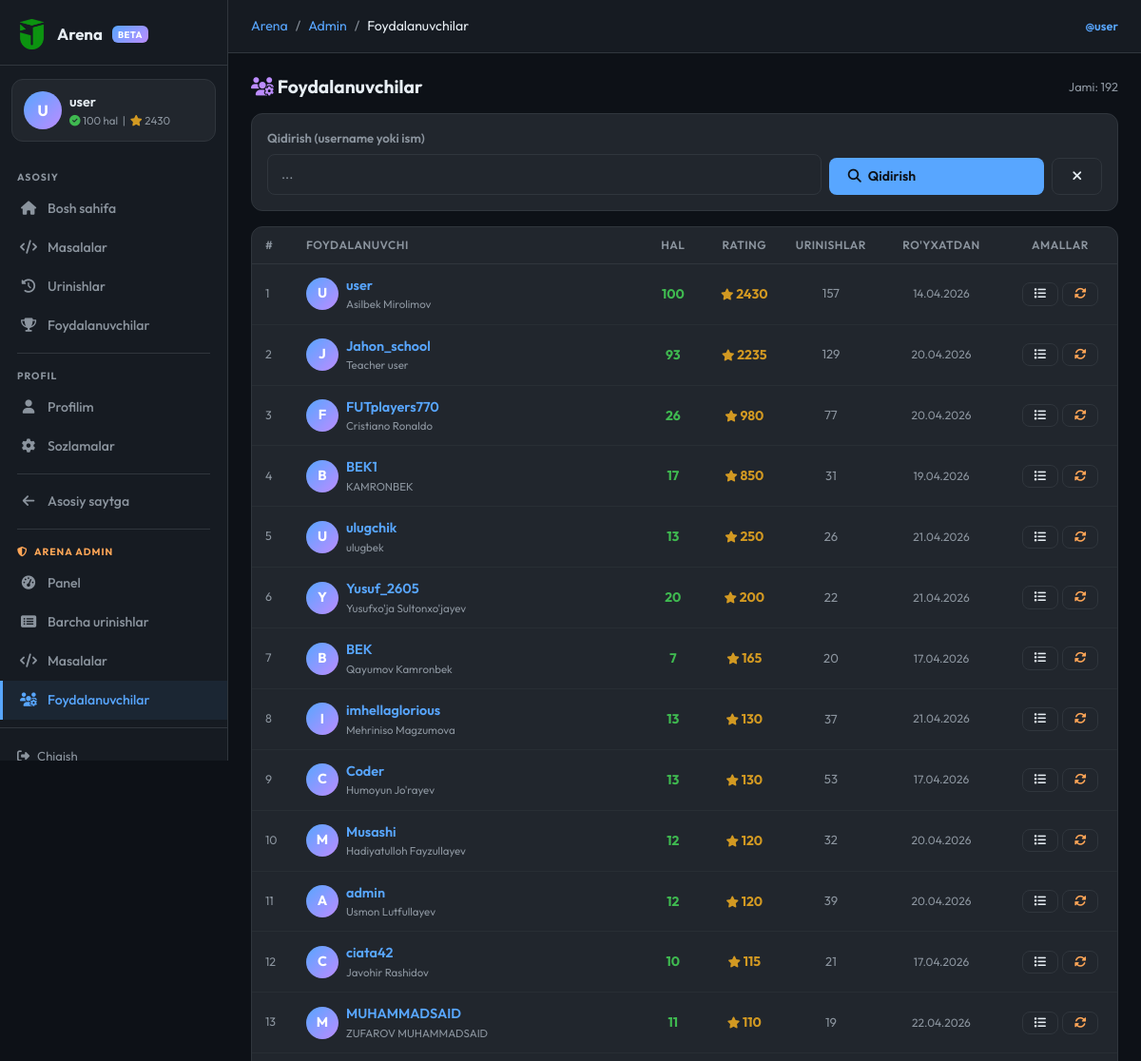
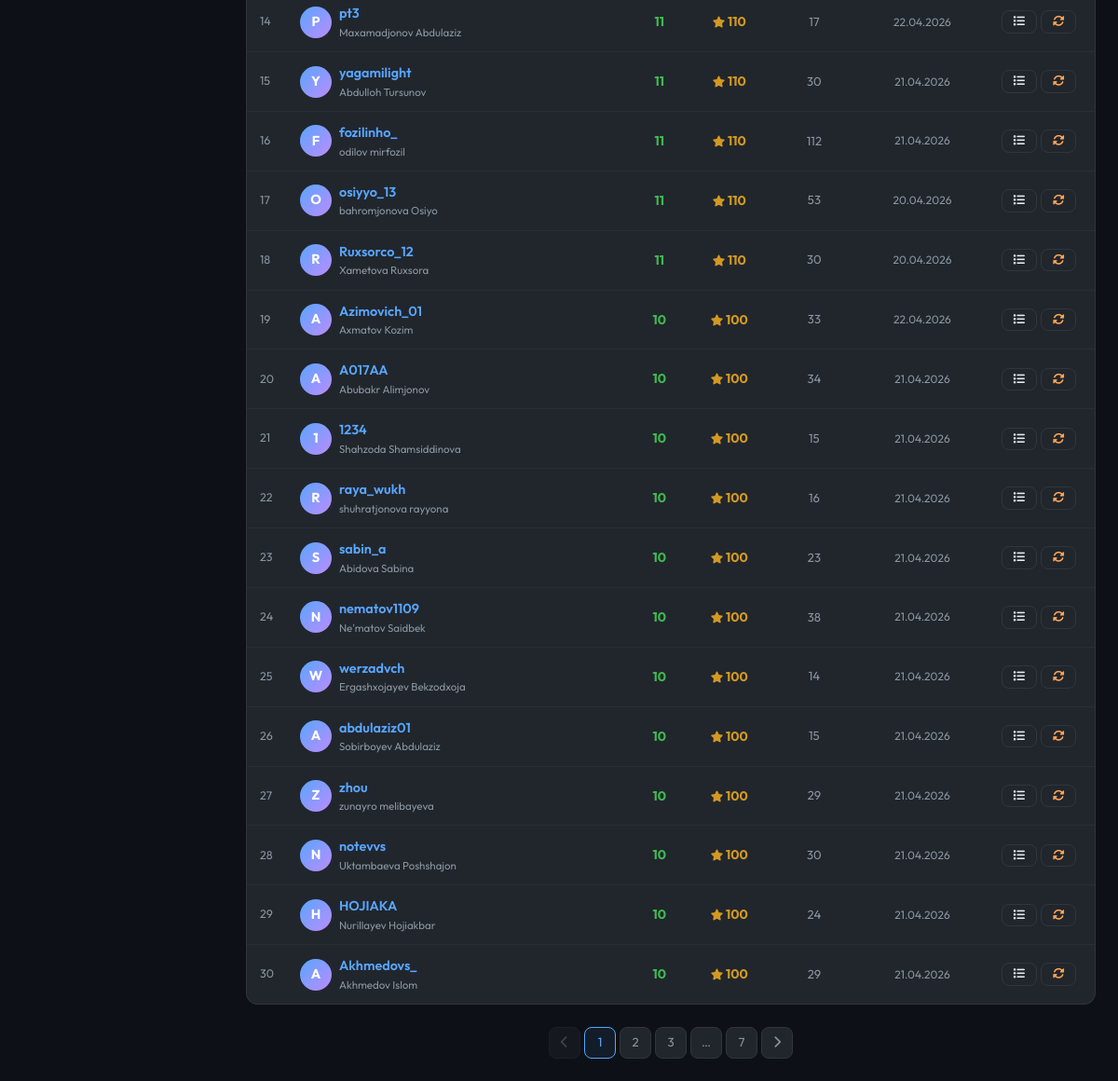
The page /arena/admin/users (signed in) on the database as committed earlier (2 pictures, top to bottom).
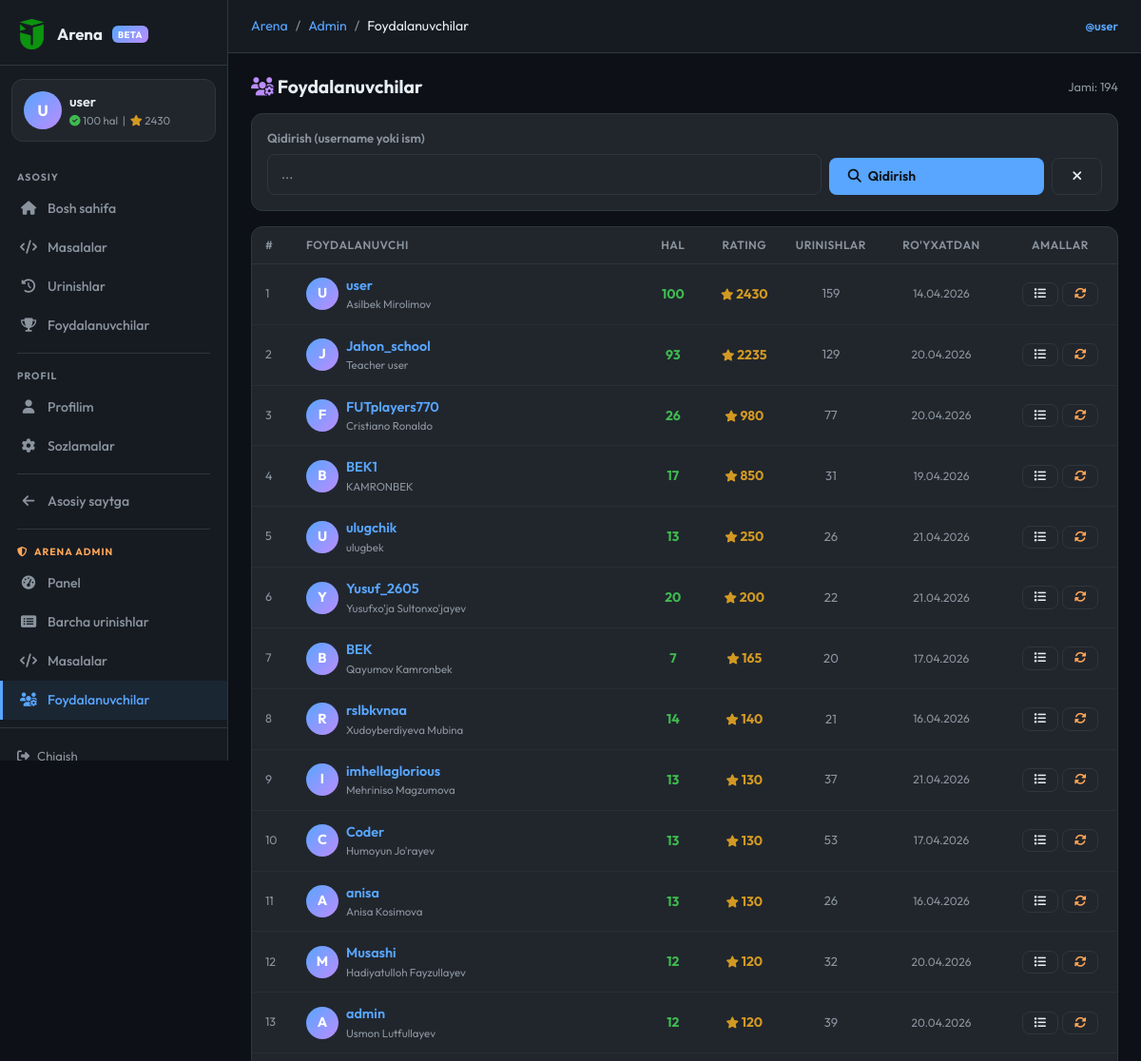
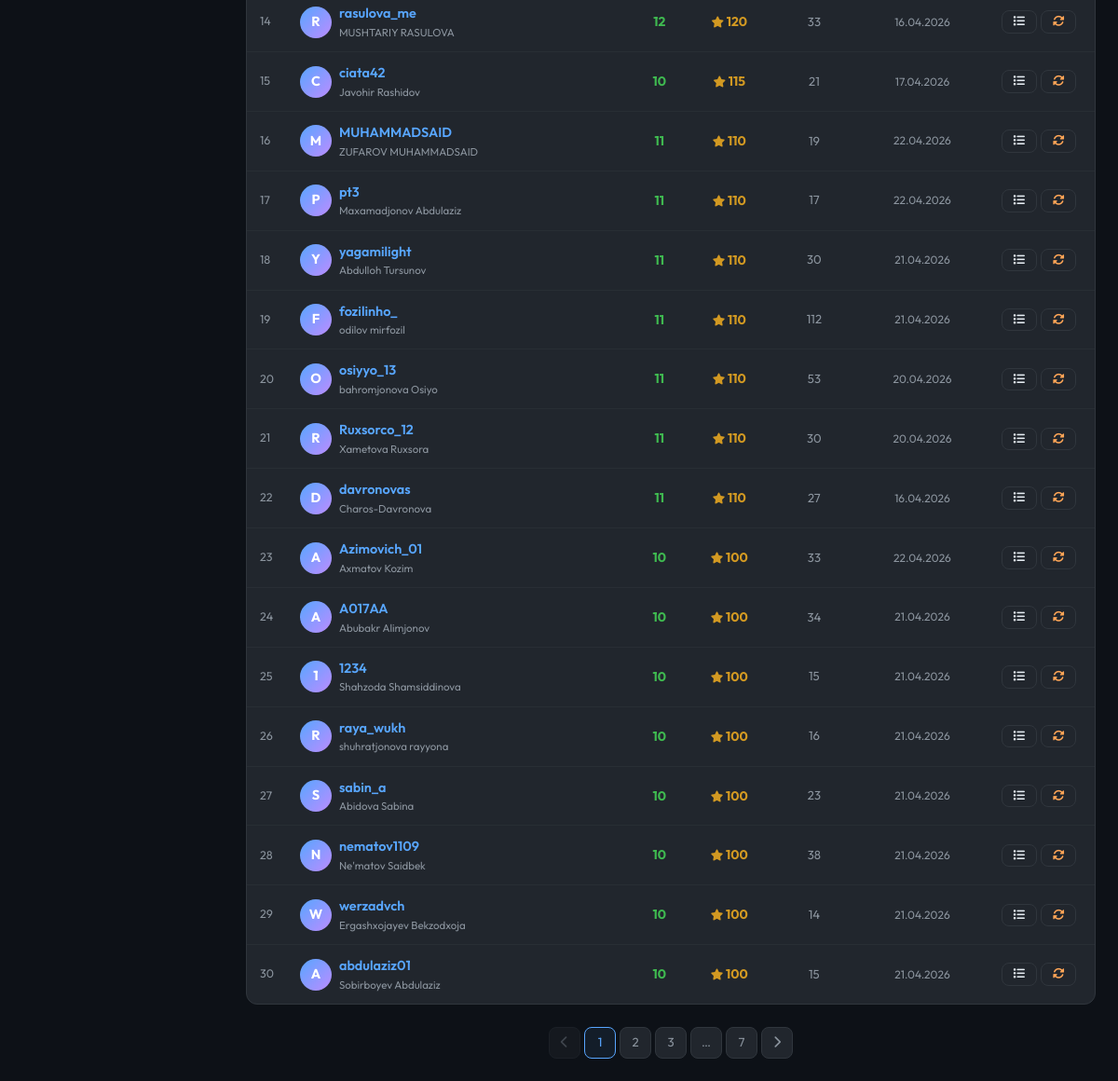
The same page on the database as committed later (2 pictures, top to bottom).
### models.py (models this page shows, shortened)
class ArenaUser(db.Model):
    __tablename__ = 'arena_users'
    id = db.Column(db.Integer, primary_key=True)
    username = db.Column(db.String(50), unique=True, nullable=False)
    full_name = db.Column(db.String(100), nullable=False)
    age = db.Column(db.Integer)
    password_hash = db.Column(db.String(256), nullable=False)
    bio = db.Column(db.Text, default='')
    rating = db.Column(db.Integer, default=0)
    problems_solved = db.Column(db.Integer, default=0)
    total_stars = db.Column(db.Integer, default=0)
    created_at = db.Column(db.DateTime, default=tashkent_now)
    last_seen = db.Column(db.DateTime, default=tashkent_now)
    submissions = db.relationship('ArenaSubmission', backref='user', lazy='dynamic')
    __table_args__ = (
        db.Index('ix_arena_user_username', 'username'),
        db.Index('ix_arena_user_rating', 'rating'),
    )

### routes/arena.py (the view)
@arena_bp.route('/admin/users')
@arena_admin_required
def arena_admin_users():
    search = request.args.get('q', '').strip()
    page   = request.args.get('page', 1, type=int)
    q = ArenaUser.query
    if search:
        q = q.filter(ArenaUser.username.ilike(f'%{search}%') |
                     ArenaUser.full_name.ilike(f'%{search}%'))
    q = q.order_by(ArenaUser.rating.desc(), ArenaUser.problems_solved.desc())
    paginated = q.paginate(page=page, per_page=30, error_out=False)
    return render_template('arena/admin_users.html',
                           users=paginated,
                           search=search)

### models.py (called while the page is built)
def tashkent_now():
    return datetime.utcnow() + timedelta(hours=5)

### routes/arena.py (called while the page is built)
def _current_user():
    uid = session.get('arena_user_id')
    if not uid:
        return None
    return ArenaUser.query.get(uid)

def _is_arena_admin():
    u = _current_user()
    return u is not None and u.username.lower() == ARENA_ADMIN_USERNAME

def arena_admin_required(f):
    @wraps(f)
    def decorated(*args, **kwargs):
        if not _is_arena_admin():
            abort(403)
        return f(*args, **kwargs)
    return decorated

@arena_bp.context_processor
def _inject():
    u = _current_user()
    if u:
        u.last_seen = tashkent_now()
        try:
            db.session.commit()
        except Exception:
            db.session.rollback()
    return dict(arena_user=u, is_arena_admin=_is_arena_admin())

### templates/arena/admin_users.html (shortened to what the changed rows need)
{% extends "arena/base.html" %}
{% block content %}
<div class="d-flex align-items-center justify-content-between mb-3 flex-wrap gap-2">
  <h2 style="font-size:1.2rem; font-weight:700; margin:0;">
    <i class="fas fa-users-cog" style="color:var(--ar-purple);"></i> Foydalanuvchilar
  </h2>
  <div style="font-size:.8rem; color:var(--ar-muted);">Jami: {{ users.total }}</div>
</div>
<div class="ar-card">
  <table class="ar-table">
    <thead><tr>
      <th style="width:40px">#</th>
      <th>Foydalanuvchi</th>
      <th style="width:70px; text-align:center">Hal</th>
      <th style="width:80px; text-align:center">Rating</th>
      <th style="width:80px; text-align:center">Urinishlar</th>
      <th style="width:130px; text-align:center">Ro'yxatdan</th>
      <th style="width:120px; text-align:center">Amallar</th>
    </tr></thead>
    <tbody>
    {% for u in users.items %}
    <tr>
      <td style="color:var(--ar-muted); font-size:.78rem;">{{ loop.index + (users.page - 1) * 30 }}</td>
      <td>
        <div class="d-flex align-items-center gap-2">
          <div style="width:34px;height:34px;border-radius:50%;background:linear-gradient(135deg,#58a6ff,#bc8cff);display:flex;align-items:center;justify-content:center;font-weight:700;font-size:.9rem;color:#fff;flex-shrink:0;">
            {{ u.username[0].upper() }}
          </div>
          <div>
            <a href="{{ url_for('arena.profile', username=u.username) }}"
               style="color:var(--ar-primary); text-decoration:none; font-weight:600; font-size:.9rem;">
              {{ u.username }}
            </a>
            <div style="font-size:.72rem; color:var(--ar-muted);">{{ u.full_name }}</div>
          </div>
        </div>
      </td>
      <td style="text-align:center;">
        <span style="color:var(--ar-green); font-weight:700;">{{ u.problems_solved }}</span>
      </td>
      <td style="text-align:center;">
        <span style="color:var(--ar-yellow); font-weight:700;">
          <i class="fas fa-star" style="font-size:.75rem;"></i> {{ u.rating }}
        </span>
      </td>
      <td style="text-align:center; color:var(--ar-muted); font-size:.82rem;">
        {{ u.submissions.count() }}
      </td>
      <td style="text-align:center; color:var(--ar-muted); font-size:.75rem; white-space:nowrap;">
        {{ u.created_at.strftime('%d.%m.%Y') }}
      </td>
      <td style="text-align:center;">
        <div class="d-flex gap-1 justify-content-center">
          <a href="{{ url_for('arena.arena_admin_submissions') }}?user={{ u.username }}"
             class="ar-btn ar-btn-sm ar-btn-outline" title="Urinishlarini ko'rish">
            <i class="fas fa-list"></i>
          </a>
          <form method="POST"
                action="{{ url_for('arena.arena_admin_user_recalc', uid=u.id) }}"
                onsubmit="return confirm('{{ u.username }} statistikasini qayta hisoblaysizmi?')">
            <button type="submit" class="ar-btn ar-btn-sm ar-btn-outline"
                    title="Statistikani qayta hisoblash"
                    style="color:var(--ar-orange);">
              <i class="fas fa-sync-alt"></i>
            </button>
          </form>
        </div>
      </td>
    </tr>
    {% endfor %}
    </tbody>
  </table>
</div>
{% if users.pages > 1 %}
<div class="d-flex justify-content-center mt-4">
  <div class="ar-pagination">
    <a href="{{ url_for('arena.arena_admin_users', page=users.prev_num, q=search) }}"
       class="ar-page-btn {% if not users.has_prev %}disabled{% endif %}">
      <i class="fas fa-chevron-left"></i>
    </a>
    {% for pg in users.iter_pages(left_edge=1, right_edge=1, left_current=2, right_current=2) %}
      {% if pg %}
        <a href="{{ url_for('arena.arena_admin_users', page=pg, q=search) }}"
           class="ar-page-btn {% if pg == users.page %}active{% endif %}">{{ pg }}</a>
      {% else %}
        <span class="ar-page-btn" style="pointer-events:none;">…</span>
      {% endif %}
    {% endfor %}
    <a href="{{ url_for('arena.arena_admin_users', page=users.next_num, q=search) }}"
       class="ar-page-btn {% if not users.has_next %}disabled{% endif %}">
      <i class="fas fa-chevron-right"></i>
    </a>
  </div>
</div>
{% endif %}
{% endblock %}

### templates/arena/base.html (shortened to what the changed rows need)
<!DOCTYPE html>
<html lang="uz">
<head>
  {% set _site_name = "Jahon School Arena — Asilbek Mirolimov" %}
  {% set _base_url  = (config.get("PUBLIC_BASE_URL","") or request.url_root).rstrip("/") %}
  {% set _default_desc = "Jahon School Arena — Asilbek Mirolimov tomonidan yaratilgan dasturlash platformasi. Masalalarni yeching, bilimingizni sinang, reytingda yuqoriga chiqing." %}
  {% set _default_kw   = "jahon school arena, jahon school test, asilbek mirolimov, arena, dasturlash, python, algoritmlar, online judge, bilim sinash, masala, kod, reyting, informatika, uzbekistan" %}
  {% set _og_image     = _base_url + url_for('static', filename='img/logo.png') %}
  <link href="https://cdn.jsdelivr.net/npm/bootstrap@5.3.0/dist/css/bootstrap.min.css" rel="stylesheet">
  <link rel="stylesheet" href="https://cdnjs.cloudflare.com/ajax/libs/font-awesome/6.4.0/css/all.min.css">
</head>
<body>
<aside class="ar-sidebar" id="arSidebar">
  <a class="ar-sidebar-logo" href="{{ url_for('arena.index') }}">
    <img src="{{ url_for('static', filename='img/logo.png') }}" alt="logo">
    <span>Arena</span>
    <span class="badge-arena">BETA</span>
  </a>
  {% if arena_user %}
  <div class="ar-user-card">
    <div class="d-flex align-items-center gap-2">
      <div class="av">{{ arena_user.username[0].upper() }}</div>
      <div style="min-width:0">
        <div class="uname">{{ arena_user.username }}</div>
        <div class="ustats">
          <i class="fas fa-check-circle" style="color:var(--ar-green)"></i>
          {{ arena_user.problems_solved }} hal &nbsp;|&nbsp;
          <i class="fas fa-star" style="color:var(--ar-yellow)"></i>
          {{ arena_user.rating }}
        </div>
      </div>
    </div>
  </div>
  {% endif %}
</aside>
<div class="ar-main">
  <div class="ar-topbar">
    <div class="ms-auto" style="font-size:0.8rem; color:var(--ar-muted);">
      {% if arena_user %}
      <a href="{{ url_for('arena.profile', username=arena_user.username) }}"
         style="color:var(--ar-primary); text-decoration:none; font-weight:600;">
        @{{ arena_user.username }}
      </a>
      {% else %}
      <a href="{{ url_for('arena.login') }}" style="color:var(--ar-primary); text-decoration:none;">Kirish</a>
      &nbsp;/&nbsp;
      <a href="{{ url_for('arena.register') }}" style="color:var(--ar-muted); text-decoration:none;">Ro'yxat</a>
      {% endif %}
    </div>
  </div>
  <div class="ar-content">
    {% block content %}{% endblock %}
  </div>
</div>
</body>
</html>

Rows that differ between the two databases and show on the page:
no longer on this page (row unchanged): ArenaUser: username "Z", username "zhou", full_name "zunayro melibayeva", problems_solved "10", rating "100", submissions.count "29", created_at "21.04.2026"
no longer on this page (row unchanged): ArenaUser: username "N", username "notevvs", full_name "Uktambaeva Poshshajon", problems_solved "10", rating "100", submissions.count "30", created_at "21.04.2026"
no longer on this page (row unchanged): ArenaUser: username "H", username "HOJIAKA", full_name "Nurillayev Hojiakbar", problems_solved "10", rating "100", submissions.count "24", created_at "21.04.2026"
no longer on this page (row unchanged): ArenaUser: username "A", username "Akhmedovs_", full_name "Akhmedov Islom", problems_solved "10", rating "100", submissions.count "29", created_at "21.04.2026"
changed ArenaUser "user": submissions.count "157" → "159"
now on this page (row edited): ArenaUser: username "R", username "rslbkvnaa", full_name "Xudoyberdiyeva Mubina", problems_solved "14", rating "140", submissions.count "21", created_at "16.04.2026"
now on this page (row edited): ArenaUser: username "A", username "anisa", full_name "Anisa Kosimova", problems_solved "13", rating "130", submissions.count "26", created_at "16.04.2026"
now on this page (row edited): ArenaUser: username "R", username "rasulova_me", full_name "MUSHTARIY RASULOVA", problems_solved "12", rating "120", submissions.count "33", created_at "16.04.2026"
now on this page (row edited): ArenaUser: username "D", username "davronovas", full_name "Charos-Davronova", problems_solved "11", rating "110", submissions.count "27", created_at "16.04.2026"
Other text that changed with them:
{{ users.total }}: "192" → "194"
